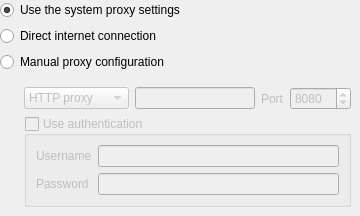
<?xml version="1.0" encoding="UTF-8"?>
<ui version="4.0">
 <class>ProxySettings</class>
 <widget class="QWidget" name="ProxySettings">
  <property name="geometry">
   <rect>
    <x>0</x>
    <y>0</y>
    <width>360</width>
    <height>204</height>
   </rect>
  </property>
  <property name="windowTitle">
   <string>Form</string>
  </property>
  <layout class="QVBoxLayout" name="verticalLayout">
   <property name="margin">
    <number>0</number>
   </property>
   <item>
    <widget class="QRadioButton" name="proxySystem">
     <property name="text">
      <string>Use the system proxy settings</string>
     </property>
     <property name="checked">
      <bool>true</bool>
     </property>
    </widget>
   </item>
   <item>
    <widget class="QRadioButton" name="proxyDirect">
     <property name="text">
      <string>Direct internet connection</string>
     </property>
    </widget>
   </item>
   <item>
    <widget class="QRadioButton" name="proxyManual">
     <property name="text">
      <string>Manual proxy configuration</string>
     </property>
    </widget>
   </item>
   <item>
    <widget class="QWidget" name="proxy_manual_container" native="true">
     <property name="enabled">
      <bool>false</bool>
     </property>
     <layout class="QVBoxLayout" name="verticalLayout_5">
      <property name="leftMargin">
       <number>24</number>
      </property>
      <item>
       <layout class="QHBoxLayout" name="horizontalLayout_5">
        <item>
         <widget class="QComboBox" name="proxyType">
          <item>
           <property name="text">
            <string>HTTP proxy</string>
           </property>
          </item>
          <item>
           <property name="text">
            <string>SOCKS proxy</string>
           </property>
          </item>
         </widget>
        </item>
        <item>
         <widget class="QLineEdit" name="proxyHost"/>
        </item>
        <item>
         <widget class="QLabel" name="label_15">
          <property name="text">
           <string>Port</string>
          </property>
         </widget>
        </item>
        <item>
         <widget class="QSpinBox" name="proxyPort">
          <property name="maximum">
           <number>65535</number>
          </property>
          <property name="value">
           <number>8080</number>
          </property>
         </widget>
        </item>
       </layout>
      </item>
      <item>
       <widget class="QGroupBox" name="proxyAuth">
        <property name="enabled">
         <bool>false</bool>
        </property>
        <property name="title">
         <string>Use authentication</string>
        </property>
        <property name="checkable">
         <bool>true</bool>
        </property>
        <property name="checked">
         <bool>false</bool>
        </property>
        <layout class="QFormLayout" name="formLayout">
         <item row="0" column="0">
          <widget class="QLabel" name="label_16">
           <property name="enabled">
            <bool>false</bool>
           </property>
           <property name="text">
            <string>Username</string>
           </property>
          </widget>
         </item>
         <item row="0" column="1">
          <widget class="QLineEdit" name="proxyUsername">
           <property name="enabled">
            <bool>false</bool>
           </property>
          </widget>
         </item>
         <item row="1" column="0">
          <widget class="QLabel" name="label_17">
           <property name="enabled">
            <bool>false</bool>
           </property>
           <property name="text">
            <string>Password</string>
           </property>
          </widget>
         </item>
         <item row="1" column="1">
          <widget class="QLineEdit" name="proxyPassword">
           <property name="enabled">
            <bool>false</bool>
           </property>
           <property name="echoMode">
            <enum>QLineEdit::Password</enum>
           </property>
          </widget>
         </item>
        </layout>
       </widget>
      </item>
     </layout>
    </widget>
   </item>
   <item>
    <spacer name="verticalSpacer">
     <property name="orientation">
      <enum>Qt::Vertical</enum>
     </property>
     <property name="sizeHint" stdset="0">
      <size>
       <width>20</width>
       <height>2</height>
      </size>
     </property>
    </spacer>
   </item>
  </layout>
 </widget>
 <resources/>
 <connections>
  <connection>
   <sender>proxyManual</sender>
   <signal>toggled(bool)</signal>
   <receiver>proxy_manual_container</receiver>
   <slot>setEnabled(bool)</slot>
   <hints>
    <hint type="sourcelabel">
     <x>35</x>
     <y>61</y>
    </hint>
    <hint type="destinationlabel">
     <x>10</x>
     <y>91</y>
    </hint>
   </hints>
  </connection>
  <connection>
   <sender>proxyAuth</sender>
   <signal>toggled(bool)</signal>
   <receiver>proxyUsername</receiver>
   <slot>setEnabled(bool)</slot>
   <hints>
    <hint type="sourcelabel">
     <x>129</x>
     <y>120</y>
    </hint>
    <hint type="destinationlabel">
     <x>125</x>
     <y>148</y>
    </hint>
   </hints>
  </connection>
  <connection>
   <sender>proxyAuth</sender>
   <signal>toggled(bool)</signal>
   <receiver>proxyPassword</receiver>
   <slot>setEnabled(bool)</slot>
   <hints>
    <hint type="sourcelabel">
     <x>142</x>
     <y>125</y>
    </hint>
    <hint type="destinationlabel">
     <x>176</x>
     <y>179</y>
    </hint>
   </hints>
  </connection>
  <connection>
   <sender>proxyAuth</sender>
   <signal>toggled(bool)</signal>
   <receiver>label_16</receiver>
   <slot>setEnabled(bool)</slot>
   <hints>
    <hint type="sourcelabel">
     <x>204</x>
     <y>123</y>
    </hint>
    <hint type="destinationlabel">
     <x>63</x>
     <y>144</y>
    </hint>
   </hints>
  </connection>
  <connection>
   <sender>proxyAuth</sender>
   <signal>toggled(bool)</signal>
   <receiver>label_17</receiver>
   <slot>setEnabled(bool)</slot>
   <hints>
    <hint type="sourcelabel">
     <x>230</x>
     <y>123</y>
    </hint>
    <hint type="destinationlabel">
     <x>83</x>
     <y>181</y>
    </hint>
   </hints>
  </connection>
  <connection>
   <sender>proxyManual</sender>
   <signal>toggled(bool)</signal>
   <receiver>proxyAuth</receiver>
   <slot>setEnabled(bool)</slot>
   <hints>
    <hint type="sourcelabel">
     <x>50</x>
     <y>60</y>
    </hint>
    <hint type="destinationlabel">
     <x>102</x>
     <y>118</y>
    </hint>
   </hints>
  </connection>
 </connections>
</ui>
